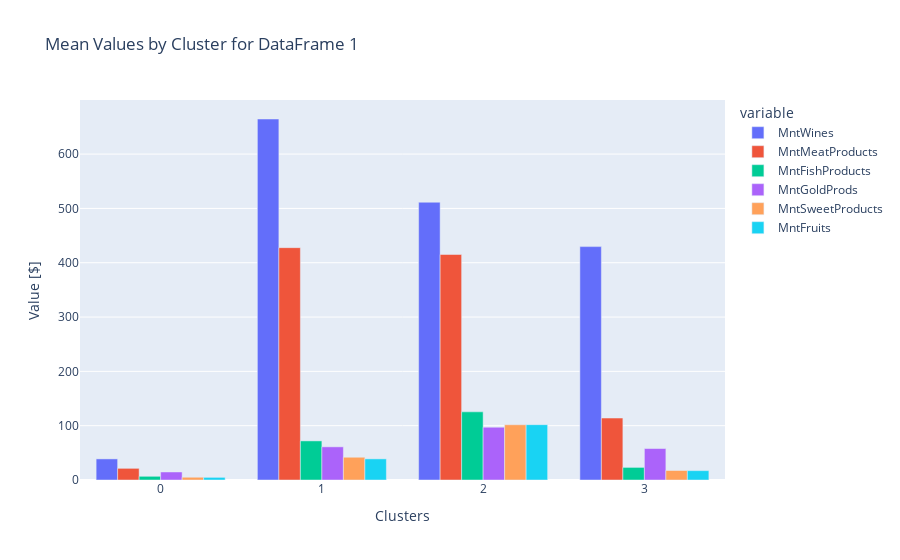
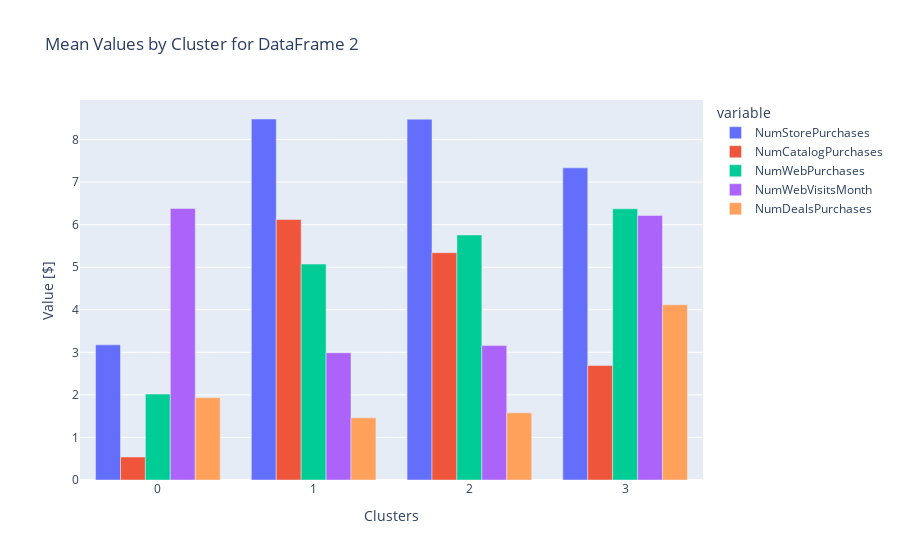
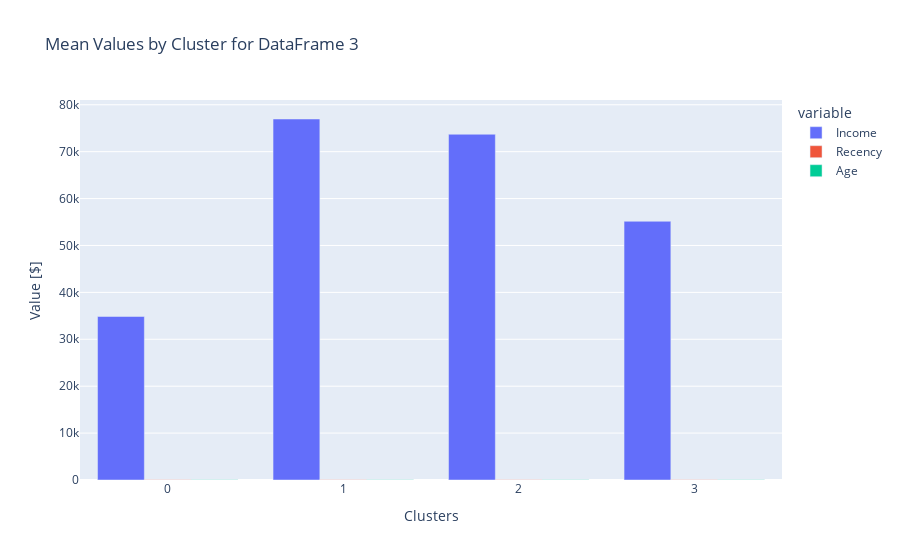

Notebook cell for these charts, in order:
### Code cell
products_df = X[products_col].groupby(labels).mean()
place_df= X[place_cols].groupby(labels).mean()
inc_age_rec_df = X[inc_age_rec_col].groupby(labels).mean()
df_list = [products_df, place_df, inc_age_rec_df]

    
# Corresponding list of column groups for each DataFrame
col_list = [products_col, place_cols, inc_age_rec_col]

# Iterate over each DataFrame and its respective columns
for idx, (df, cols) in enumerate(zip(df_list, col_list)):
    # Reset index to show clusters on the x-axis
    df = df.reset_index()

    # Plot the bar chart for each DataFrame
    plt.figure(figsize=(12, 8))

    fig = px.bar(
        df,
        x='index',  # Clusters
        y=cols,  # Mean values for each group of columns
        barmode='group',
        title=f'Mean Values by Cluster for DataFrame {idx+1}',  # Update title for each DataFrame
    )

    fig.update_layout(xaxis_title='Clusters', yaxis_title='Value [$]')
    
    # Show the figure for each DataFrame
    fig.show();

### Figure 1 — Plotly figure (JSON) as saved in the notebook; plotly's stock layout.template omitted (floating-point values rounded to 4 significant figures)
{"data": [{"alignmentgroup": "True", "hovertemplate": "variable=MntWines<br>index=%{x}<br>value=%{y}<extra></extra>", "legendgroup": "MntWines", "marker": {"color": "#636efa", "pattern": {"shape": ""}}, "name": "MntWines", "offsetgroup": "MntWines", "orientation": "v", "showlegend": true, "textposition": "auto", "type": "bar", "x": [0, 1, 2, 3], "xaxis": "x", "y": [38.84, 664.6, 511.4, 429.7], "yaxis": "y"}, {"alignmentgroup": "True", "hovertemplate": "variable=MntMeatProducts<br>index=%{x}<br>value=%{y}<extra></extra>", "legendgroup": "MntMeatProducts", "marker": {"color": "#EF553B", "pattern": {"shape": ""}}, "name": "MntMeatProducts", "offsetgroup": "MntMeatProducts", "orientation": "v", "showlegend": true, "textposition": "auto", "type": "bar", "x": [0, 1, 2, 3], "xaxis": "x", "y": [21.46, 427.7, 415.2, 114.1], "yaxis": "y"}, {"alignmentgroup": "True", "hovertemplate": "variable=MntFishProducts<br>index=%{x}<br>value=%{y}<extra></extra>", "legendgroup": "MntFishProducts", "marker": {"color": "#00cc96", "pattern": {"shape": ""}}, "name": "MntFishProducts", "offsetgroup": "MntFishProducts", "orientation": "v", "showlegend": true, "textposition": "auto", "type": "bar", "x": [0, 1, 2, 3], "xaxis": "x", "y": [6.808, 71.98, 125.5, 23.2], "yaxis": "y"}, {"alignmentgroup": "True", "hovertemplate": "variable=MntGoldProds<br>index=%{x}<br>value=%{y}<extra></extra>", "legendgroup": "MntGoldProds", "marker": {"color": "#ab63fa", "pattern": {"shape": ""}}, "name": "MntGoldProds", "offsetgroup": "MntGoldProds", "orientation": "v", "showlegend": true, "textposition": "auto", "type": "bar", "x": [0, 1, 2, 3], "xaxis": "x", "y": [14.78, 61.08, 97.2, 57.96], "yaxis": "y"}, {"alignmentgroup": "True", "hovertemplate": "variable=MntSweetProducts<br>index=%{x}<br>value=%{y}<extra></extra>", "legendgroup": "MntSweetProducts", "marker": {"color": "#FFA15A", "pattern": {"shape": ""}}, "name": "MntSweetProducts", "offsetgroup": "MntSweetProducts", "orientation": "v", "showlegend": true, "textposition": "auto", "type": "bar", "x": [0, 1, 2, 3], "xaxis": "x", "y": [5.066, 41.9, 101.7, 17.47], "yaxis": "y"}, {"alignmentgroup": "True", "hovertemplate": "variable=MntFruits<br>index=%{x}<br>value=%{y}<extra></extra>", "legendgroup": "MntFruits", "marker": {"color": "#19d3f3", "pattern": {"shape": ""}}, "name": "MntFruits", "offsetgroup": "MntFruits", "orientation": "v", "showlegend": true, "textposition": "auto", "type": "bar", "x": [0, 1, 2, 3], "xaxis": "x", "y": [4.857, 38.91, 101.9, 17.22], "yaxis": "y"}], "layout": {"barmode": "group", "legend": {"title": {"text": "variable"}, "tracegroupgap": 0}, "title": {"text": "Mean Values by Cluster for DataFrame 1"}, "xaxis": {"anchor": "y", "domain": [0, 1], "title": {"text": "Clusters"}}, "yaxis": {"anchor": "x", "domain": [0, 1], "title": {"text": "Value [$]"}}}}

### Figure 2 — Plotly figure (JSON) as saved in the notebook; plotly's stock layout.template omitted (floating-point values rounded to 4 significant figures)
{"data": [{"alignmentgroup": "True", "hovertemplate": "variable=NumStorePurchases<br>index=%{x}<br>value=%{y}<extra></extra>", "legendgroup": "NumStorePurchases", "marker": {"color": "#636efa", "pattern": {"shape": ""}}, "name": "NumStorePurchases", "offsetgroup": "NumStorePurchases", "orientation": "v", "showlegend": true, "textposition": "auto", "type": "bar", "x": [0, 1, 2, 3], "xaxis": "x", "y": [3.175, 8.482, 8.479, 7.335], "yaxis": "y"}, {"alignmentgroup": "True", "hovertemplate": "variable=NumCatalogPurchases<br>index=%{x}<br>value=%{y}<extra></extra>", "legendgroup": "NumCatalogPurchases", "marker": {"color": "#EF553B", "pattern": {"shape": ""}}, "name": "NumCatalogPurchases", "offsetgroup": "NumCatalogPurchases", "orientation": "v", "showlegend": true, "textposition": "auto", "type": "bar", "x": [0, 1, 2, 3], "xaxis": "x", "y": [0.5403, 6.121, 5.342, 2.69], "yaxis": "y"}, {"alignmentgroup": "True", "hovertemplate": "variable=NumWebPurchases<br>index=%{x}<br>value=%{y}<extra></extra>", "legendgroup": "NumWebPurchases", "marker": {"color": "#00cc96", "pattern": {"shape": ""}}, "name": "NumWebPurchases", "offsetgroup": "NumWebPurchases", "orientation": "v", "showlegend": true, "textposition": "auto", "type": "bar", "x": [0, 1, 2, 3], "xaxis": "x", "y": [2.018, 5.073, 5.757, 6.372], "yaxis": "y"}, {"alignmentgroup": "True", "hovertemplate": "variable=NumWebVisitsMonth<br>index=%{x}<br>value=%{y}<extra></extra>", "legendgroup": "NumWebVisitsMonth", "marker": {"color": "#ab63fa", "pattern": {"shape": ""}}, "name": "NumWebVisitsMonth", "offsetgroup": "NumWebVisitsMonth", "orientation": "v", "showlegend": true, "textposition": "auto", "type": "bar", "x": [0, 1, 2, 3], "xaxis": "x", "y": [6.379, 2.99, 3.158, 6.217], "yaxis": "y"}, {"alignmentgroup": "True", "hovertemplate": "variable=NumDealsPurchases<br>index=%{x}<br>value=%{y}<extra></extra>", "legendgroup": "NumDealsPurchases", "marker": {"color": "#FFA15A", "pattern": {"shape": ""}}, "name": "NumDealsPurchases", "offsetgroup": "NumDealsPurchases", "orientation": "v", "showlegend": true, "textposition": "auto", "type": "bar", "x": [0, 1, 2, 3], "xaxis": "x", "y": [1.932, 1.46, 1.577, 4.117], "yaxis": "y"}], "layout": {"barmode": "group", "legend": {"title": {"text": "variable"}, "tracegroupgap": 0}, "title": {"text": "Mean Values by Cluster for DataFrame 2"}, "xaxis": {"anchor": "y", "domain": [0, 1], "title": {"text": "Clusters"}}, "yaxis": {"anchor": "x", "domain": [0, 1], "title": {"text": "Value [$]"}}}}

### Figure 3 — Plotly figure (JSON) as saved in the notebook; plotly's stock layout.template omitted (floating-point values rounded to 4 significant figures)
{"data": [{"alignmentgroup": "True", "hovertemplate": "variable=Income<br>index=%{x}<br>value=%{y}<extra></extra>", "legendgroup": "Income", "marker": {"color": "#636efa", "pattern": {"shape": ""}}, "name": "Income", "offsetgroup": "Income", "orientation": "v", "showlegend": true, "textposition": "auto", "type": "bar", "x": [0, 1, 2, 3], "xaxis": "x", "y": [34860.0, 76960.0, 73710.0, 55160.0], "yaxis": "y"}, {"alignmentgroup": "True", "hovertemplate": "variable=Recency<br>index=%{x}<br>value=%{y}<extra></extra>", "legendgroup": "Recency", "marker": {"color": "#EF553B", "pattern": {"shape": ""}}, "name": "Recency", "offsetgroup": "Recency", "orientation": "v", "showlegend": true, "textposition": "auto", "type": "bar", "x": [0, 1, 2, 3], "xaxis": "x", "y": [49.6, 51.08, 48.1, 46.83], "yaxis": "y"}, {"alignmentgroup": "True", "hovertemplate": "variable=Age<br>index=%{x}<br>value=%{y}<extra></extra>", "legendgroup": "Age", "marker": {"color": "#00cc96", "pattern": {"shape": ""}}, "name": "Age", "offsetgroup": "Age", "orientation": "v", "showlegend": true, "textposition": "auto", "type": "bar", "x": [0, 1, 2, 3], "xaxis": "x", "y": [52.55, 57.46, 54.35, 58.91], "yaxis": "y"}], "layout": {"barmode": "group", "legend": {"title": {"text": "variable"}, "tracegroupgap": 0}, "title": {"text": "Mean Values by Cluster for DataFrame 3"}, "xaxis": {"anchor": "y", "domain": [0, 1], "title": {"text": "Clusters"}}, "yaxis": {"anchor": "x", "domain": [0, 1], "title": {"text": "Value [$]"}}}}
